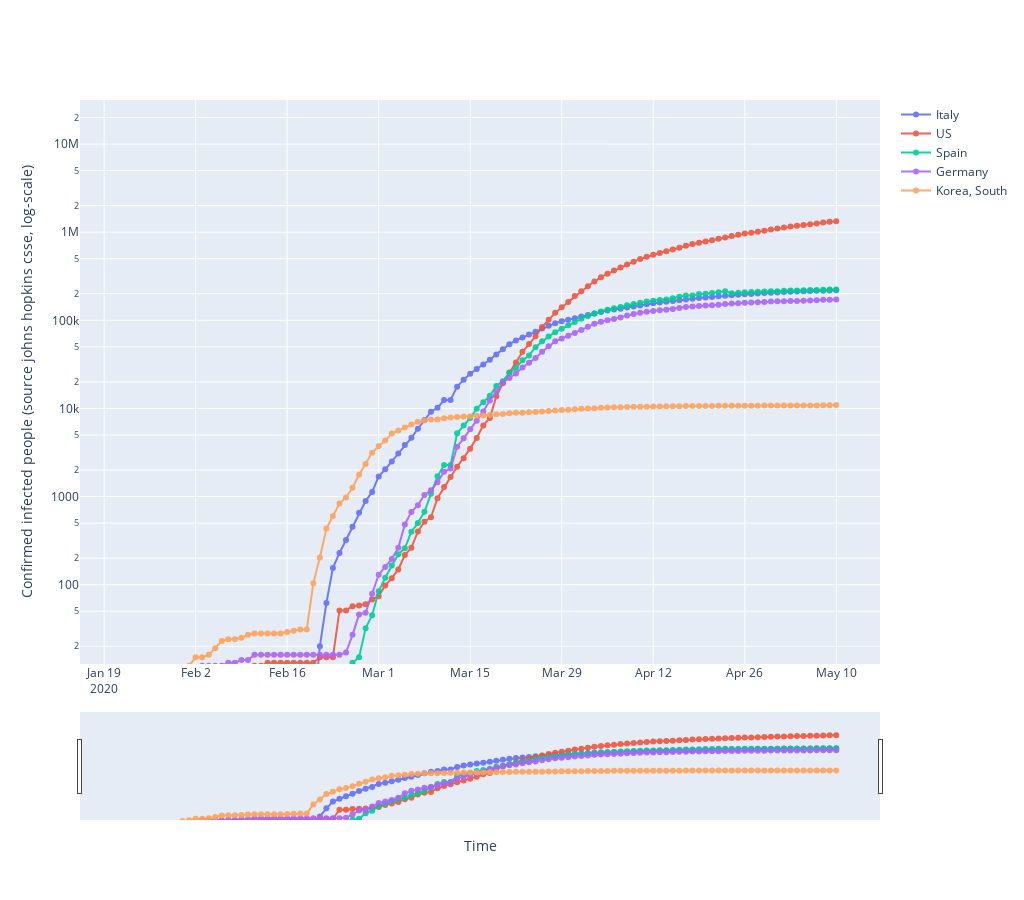

Notebook source saved alongside this figure:
### Code cell
fig = go.Figure()
## defines how to plot the individual trace
for each in country_list:
    fig.add_trace(go.Scatter(x=df_plot.date,
                                y=df_plot[each],
                                mode='markers+lines',
                                opacity=0.9,
                                line_width=2,
                                marker_size=6, 
                                name=each
                                 )
                     )

## defines the overall layout properties
fig.update_layout(
    width=1024,
    height=900,
    xaxis_title="Time",
    yaxis_title="Confirmed infected people (source johns hopkins csse, log-scale)",
)
fig.update_yaxes(type="log",range=[1.1,7.5])


fig.update_layout(xaxis_rangeslider_visible=True)

#fig.show(renderer='chrome')
fig.show()
